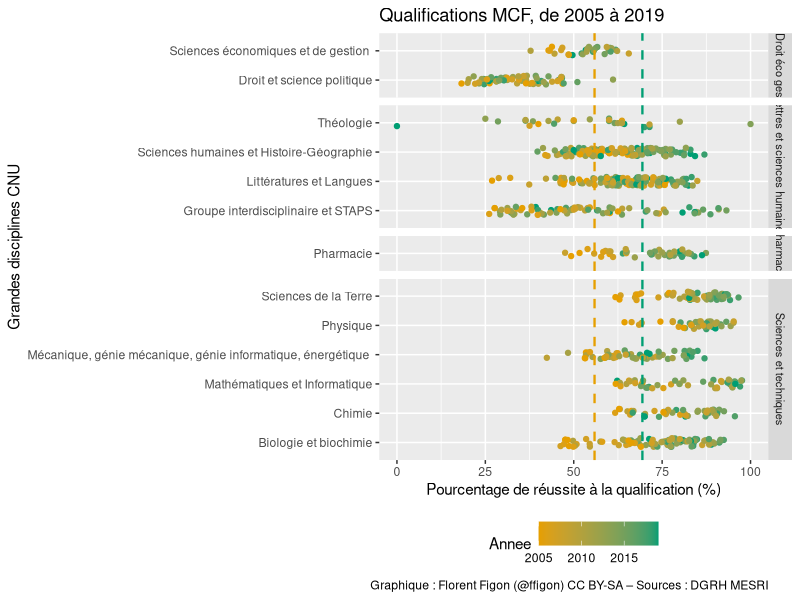
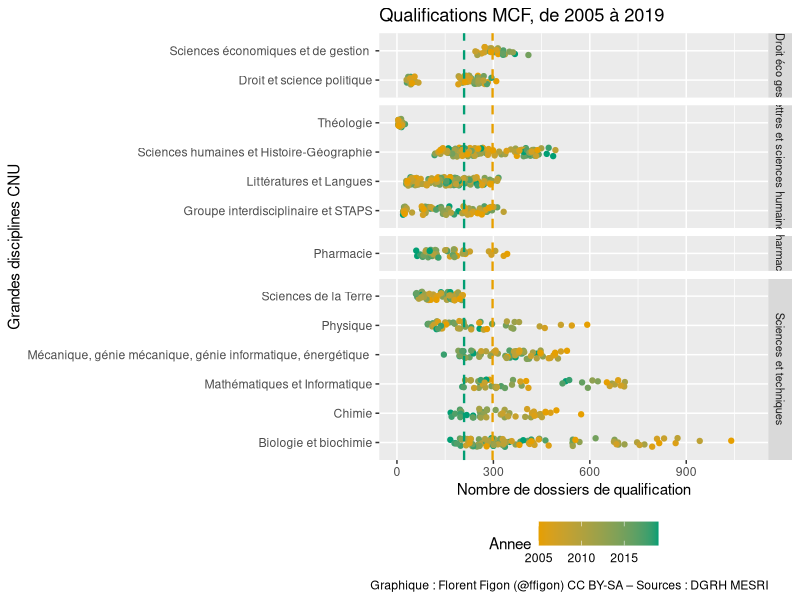
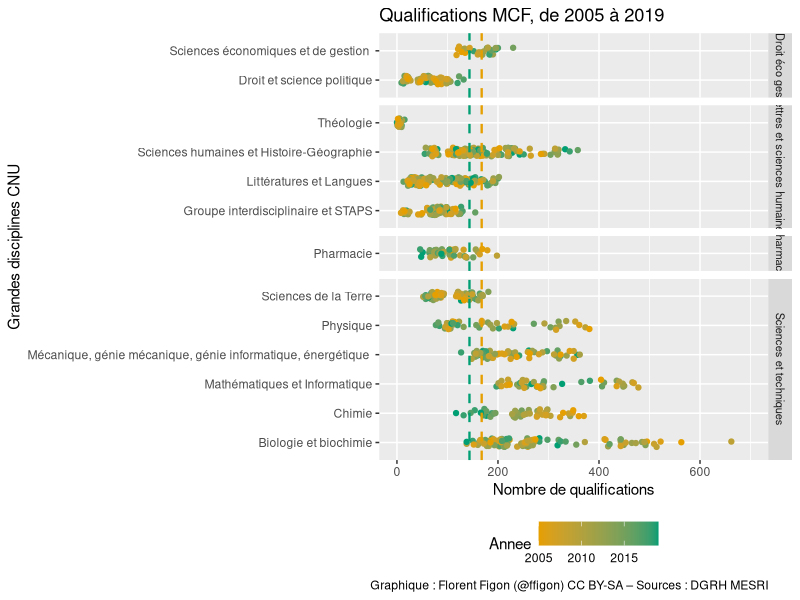
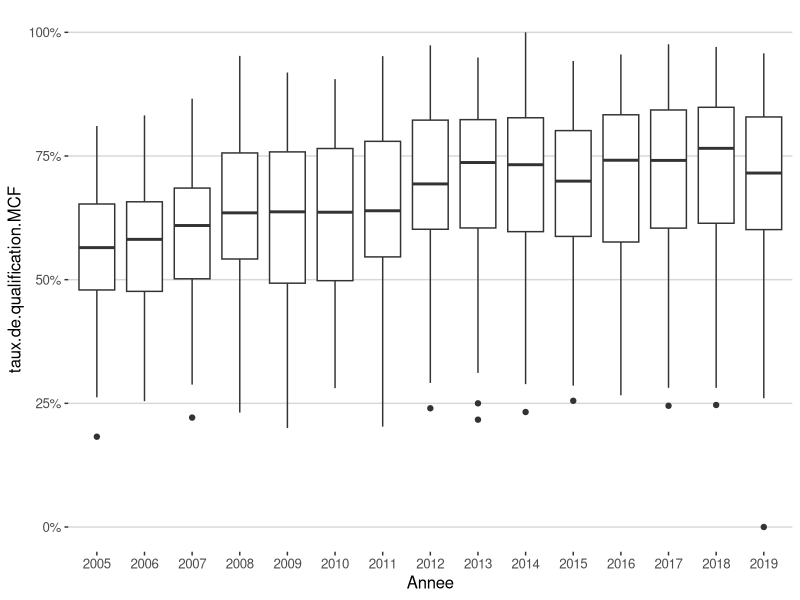
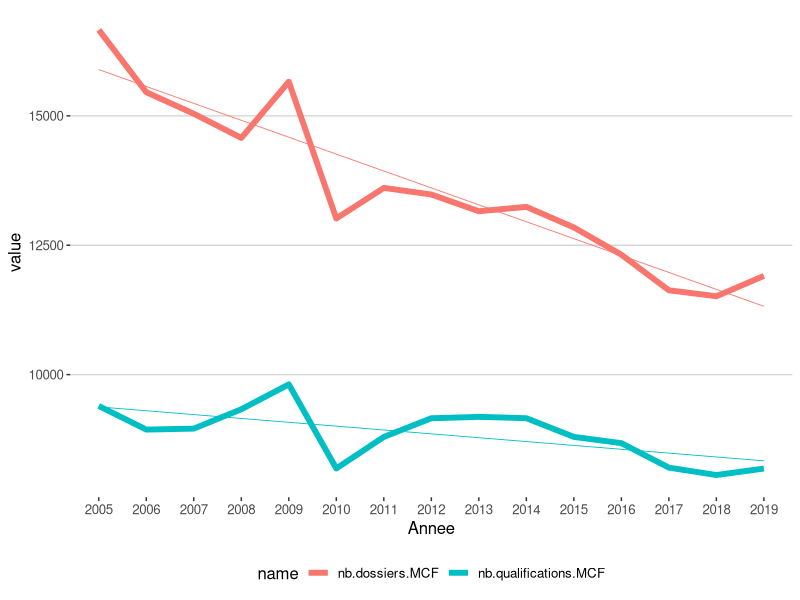
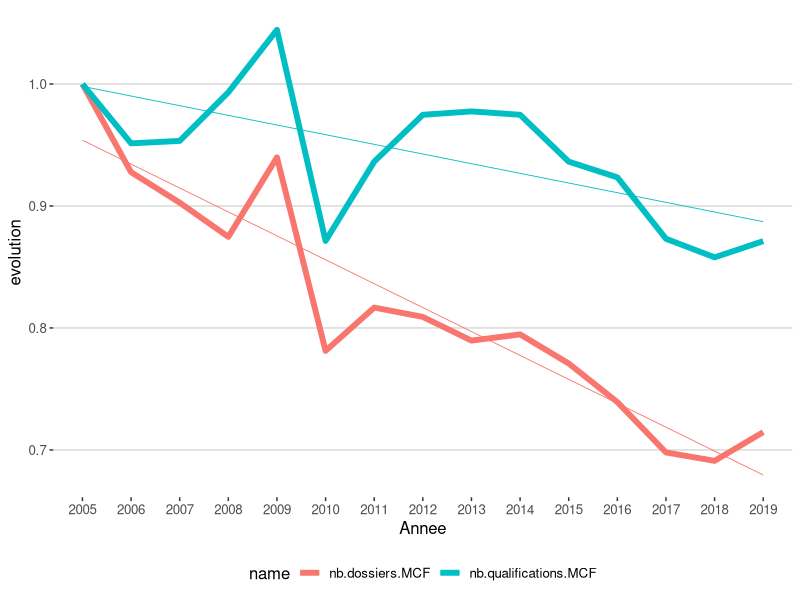

Generate these figures, in order, with R:
## ---- chunk 1
knitr::opts_chunk$set(echo = FALSE)

library(tidyverse)
library(ggthemes)
library(ggbeeswarm)
library("gridExtra")
data_CNU = read.table("DB_CNU_QualificationRecrutements_20201123.csv", h=T, sep=";")
## ---- chunk 2
colnames(data_CNU)
## ---- chunk 3
tapply(data_CNU$QualificationQualifies.MCF/data_CNU$QualificationDossiers.MCF, data_CNU$Annee, mean, na.rm=T)
## ---- chunk 4
ggplot(data_CNU, aes(x = (QualificationQualifies.MCF/QualificationDossiers.MCF)*100, y = GroupeCNU, color=Annee)) +
  geom_jitter(width = 0, height = 0.15) +
  geom_vline(xintercept=55.88368, linetype="dashed", color = "#E69F00", size=0.8) + 
  geom_vline(xintercept=69.41814, linetype="dashed", color = "#009E73", size=0.8) +
  xlim(0,100) +
  theme(legend.position="bottom") +
  facet_grid(GrandeDisciplineCNU~., scales="free", space="free") +
  theme(strip.text.y = element_text(size = 8)) +
  scale_color_gradient(low="#E69F00", high="#009E73") +
  labs(title="Qualifications MCF, de 2005 à 2019", y ="Grandes disciplines CNU", x = "Pourcentage de réussite à la qualification (%)") +
  labs(caption = "Graphique : Florent Figon (@ffigon) CC BY-SA – Sources : DGRH MESRI")
## ---- chunk 5
tapply(data_CNU$QualificationDossiers.MCF, data_CNU$Annee, mean, na.rm=T)
## ---- chunk 6
ggplot(data_CNU, aes(x = QualificationDossiers.MCF, y = GroupeCNU, color=Annee)) +
  geom_jitter(width = 0, height = 0.15) +
  geom_vline(xintercept=297.5357, linetype="dashed", color = "#E69F00", size=0.8) + 
  geom_vline(xintercept=208.8947, linetype="dashed", color = "#009E73", size=0.8) +
  xlim(0,1100) +
  theme(legend.position="bottom") +
  facet_grid(GrandeDisciplineCNU~., scales="free", space="free") +
  theme(strip.text.y = element_text(size = 8)) +
  scale_color_gradient(low="#E69F00", high="#009E73") +
  labs(title="Qualifications MCF, de 2005 à 2019", y ="Grandes disciplines CNU", x = "Nombre de dossiers de qualification") +
  labs(caption = "Graphique : Florent Figon (@ffigon) CC BY-SA – Sources : DGRH MESRI")
## ---- chunk 7
tapply(data_CNU$QualificationQualifies.MCF, data_CNU$Annee, mean, na.rm=T)
## ---- chunk 8
ggplot(data_CNU, aes(x = QualificationQualifies.MCF, y = GroupeCNU, color=Annee)) +
  geom_jitter(width = 0, height = 0.15) +
  geom_vline(xintercept=167.7500, linetype="dashed", color = "#E69F00", size=0.8) + 
  geom_vline(xintercept=143.5789, linetype="dashed", color = "#009E73", size=0.8) +
  xlim(0,700) +
  theme(legend.position="bottom") +
  facet_grid(GrandeDisciplineCNU~., scales="free", space="free") +
  theme(strip.text.y = element_text(size = 8)) +
  scale_color_gradient(low="#E69F00", high="#009E73") +
  labs(title="Qualifications MCF, de 2005 à 2019", y ="Grandes disciplines CNU", x = "Nombre de qualifications") +
  labs(caption = "Graphique : Florent Figon (@ffigon) CC BY-SA – Sources : DGRH MESRI")
## ---- chunk 9
cnu <- data_CNU %>%
  mutate(
    Annee = as.factor(Annee),
    taux.de.qualification.MCF = QualificationQualifies.MCF / QualificationDossiers.MCF)
## ---- chunk 10
cnu %>%
  ggplot(aes(x=Annee, y=taux.de.qualification.MCF)) +
    geom_boxplot() +
    scale_y_continuous(labels=scales::percent) +
  theme_hc()
## ---- chunk 11
cnu.sum <- cnu %>%
  group_by(Annee) %>%
  summarise(
    nb.dossiers.MCF = sum(QualificationDossiers.MCF, na.rm = TRUE),
    nb.qualifications.MCF = sum(QualificationQualifies.MCF, na.rm = TRUE)
  ) %>%
  pivot_longer(-Annee) %>%
  group_by(name) %>%
  mutate(evolution = value / first(value)) %>%
  ungroup()

ggplot(cnu.sum, aes(x=Annee, y=value, color=name, group=name)) +
  geom_line(size=2) +
  geom_smooth(method="lm", se=FALSE, size=0.3) +
  theme_hc()
## ---- chunk 12
  ggplot(cnu.sum, aes(x=Annee, y=evolution, color=name, group=name)) +
    geom_line(size=2) +
    geom_smooth(method="lm", se=FALSE, size=0.3) +
    theme_hc()
## ---- chunk 13
annee1 = head(cnu.sum$Annee, 1)
annee2 = tail(cnu.sum$Annee, 1)
dossiers1 = subset(cnu.sum,name=="nb.dossiers.MCF",value) %>% head(1)
dossiers2 = subset(cnu.sum,name=="nb.dossiers.MCF",value) %>% tail(1)
ddossiers = scales::percent((subset(cnu.sum,name=="nb.dossiers.MCF",evolution) %>% tail(1)-1)[[1]])
qualifs1 = subset(cnu.sum,name=="nb.qualifications.MCF",value) %>% head(1)
qualifs2 = subset(cnu.sum,name=="nb.qualifications.MCF",value) %>% tail(1)
dqualifs = scales::percent((subset(cnu.sum,name=="nb.qualifications.MCF",evolution) %>% tail(1)-1)[[1]])
